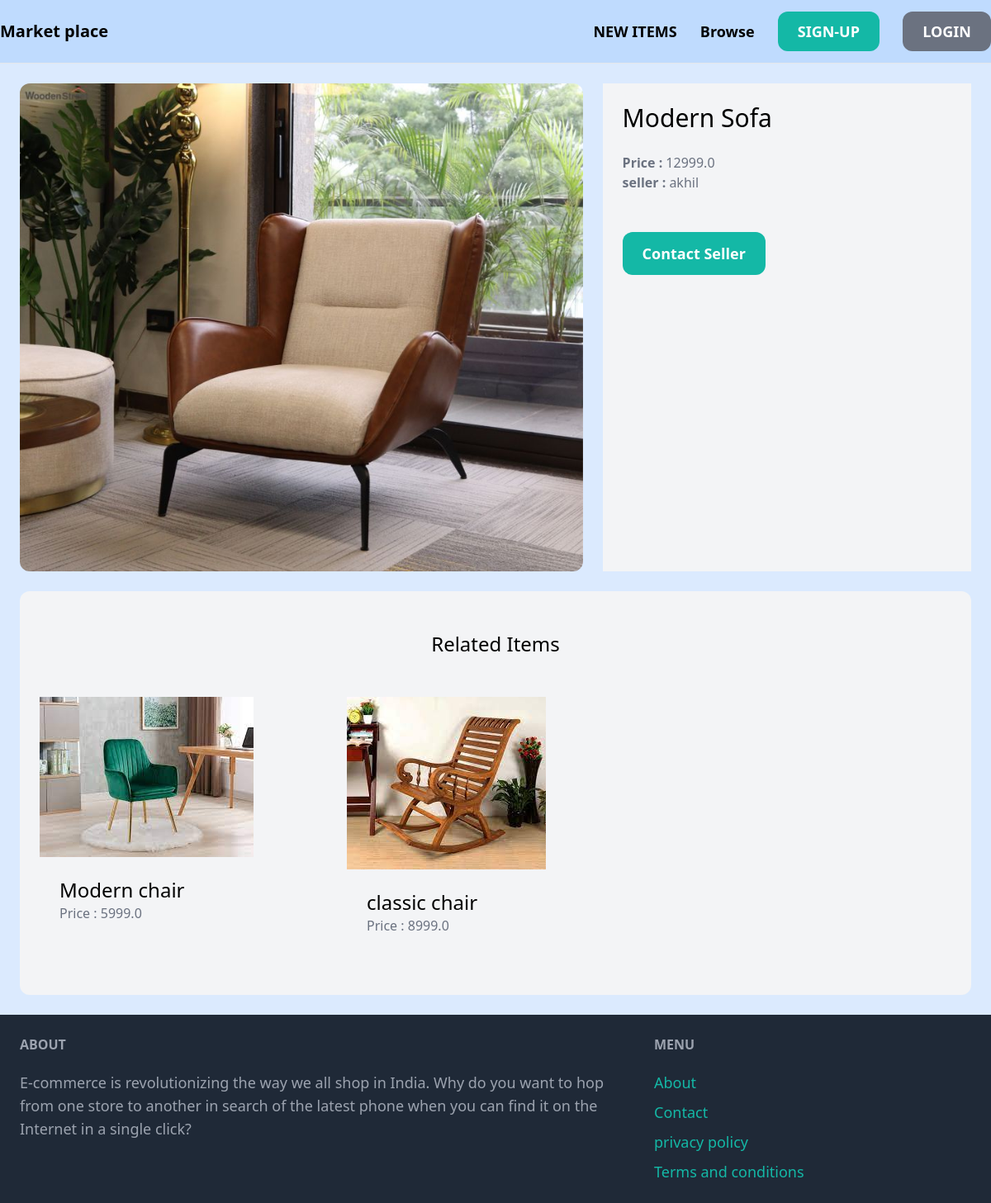
/items/5/, run on the app's committed database.
### item/models.py (models this page shows, shortened)
class Item(models.Model):
    category= models.ForeignKey(category, related_name='item', on_delete=models.CASCADE)
    name = models.CharField(max_length= 255)
    description = models.TextField(blank=True, null= True)
    price = models.FloatField()
    image = models.ImageField(upload_to='item_images', blank=True, null=True)
    is_sold = models.BooleanField(default= False)
    created_by = models.ForeignKey(User, related_name='item', on_delete=models.CASCADE)
    created_at =models.DateTimeField(auto_now_add=True)

### item/views.py (the view)
# urls.py: path('<int:pk>/', views.detail, name='detail'),
def detail(request, pk):
    item = get_object_or_404(Item, pk=pk)
    related_items = Item.objects.filter(category=item.category, is_sold=False).exclude(pk=pk)[0:3]
    return render(request, 'item/detail.html', {
        'item': item,
        'related_items': related_items,
    })

### item/templates/item/detail.html (shortened to what this page needs)
{% extends 'core/base.html' %}
{% block content %}
<div class="grid grid-cols-5 gap-6">
    <div class=" col-span-3 ">
        <img src="{{ item.image.url }}" class="rounded-xl">
    </div>
    <div class=" col-span-2 p-6 bg-gray-100 rounded-cl ">
        <h1 class="mb-6 text-3xl ">{{ item.name }}</h1>
        <p class=" text-gray-500 "> <strong> Price : </strong>{{ item.price }}</p>
        <p class=" text-gray-500 "> <strong> seller : </strong>{{ item.created_by.username }}</p> <br>
        {% if request.user == item.created_by %}
            <div class="mt-6 p-6 bg-white rounded-xl">
                <p> This is your item </p>
                <a href="{% url 'item:edit' item.id %}" class="inline-block mt-6 px-6 py-3 text-lg font-semibold bg-teal-500 text-white rounded-xl"> Edit </a>
                <a href="{% url 'item:delete' item.id %}" class="inline-block mt-6 px-6 py-3 text-lg font-semibold bg-red-500 text-white rounded-xl"> delete </a>
            </div>
        {% else %}
        <a href="{% url 'conversation:new' item.id %}" class=" inline-block mt-6 px-6 py-3 text-lg font-semibold bg-teal-500 rounded-xl hover:bg-teal-700 text-white ">Contact Seller</a>
        {% endif %}
    </div>
</div>
<div class="mt-6 px-6 py-12 bg-gray-100 rounded-xl">
    <h2 class="mb-12 text-2xl text-center">Related Items</h2>
    <div class="grid grid-cols-3 gap-3">
        {% for item in related_items %}
        <div>
            <a href="{% url 'item:detail' item.id %}">
                <div>
                    <img src="{{item.image.url}}" class="roubted-t-xl">
                </div>
                <div class="p-6 bg white rounded-b-xl">
                    <h2 class="text-2xl">{{ item.name }}</h2>
                    <p class="text-gray-500 "> Price : {{ item.price }} </p>
                </div>
            </a>
        </div>
        {% endfor %}
    </div>
</div>
{% endblock %}

### data on the page
Item: image (picture), name "Modern Sofa", price "12999.0", created_by.username "akhil"
Item: image (picture), name "Modern chair", price "5999.0"
Item: image (picture), name "classic chair", price "8999.0"
